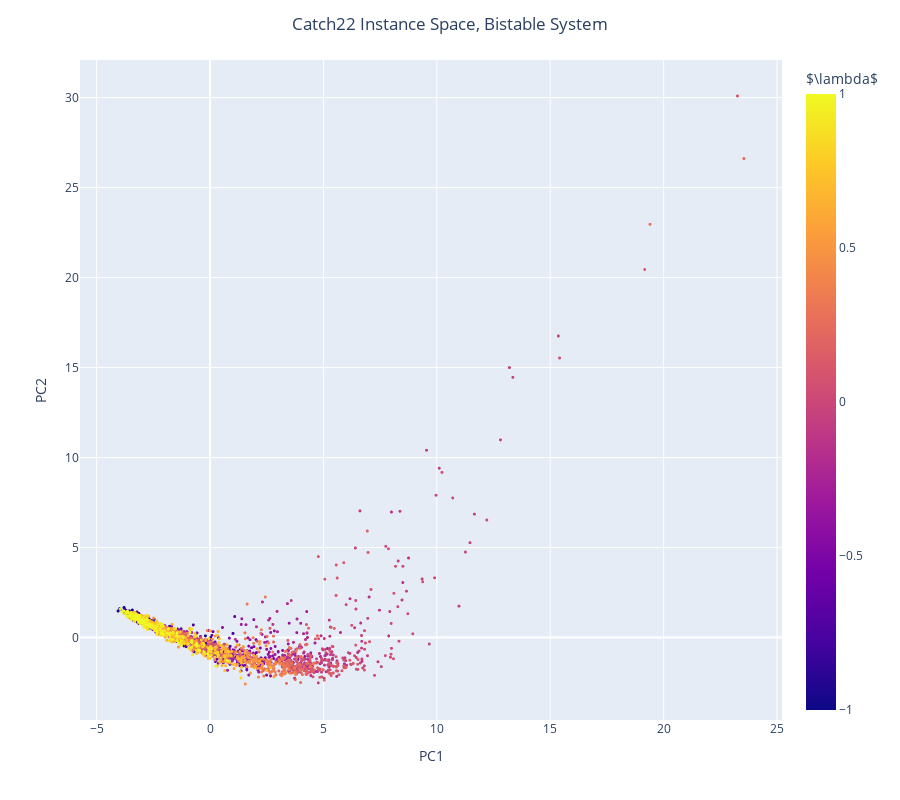

The cell this chart's notebook holds for it:
### Code cell
fig = px.scatter(df, x=0, y=1, color=lambdas_plot, 
    labels={'0': 'PC1', '1': 'PC2', 'color': r"$\lambda$"}, width=900, height=800, custom_data=['lam', 'eta', 'regime'])
fig.update_traces(
    hovertemplate="<br>".join([
        "Lambda: %{customdata[0]:.3f}",
        "Eta: %{customdata[1]:.3f}",
        "Regime: %{customdata[2]}"
    ])
)
fig.update_traces(marker=dict(size=3))
fig.update_layout(title_text='Catch22 Instance Space, Bistable System', title_x=0.5)
fig.show()

### Figure 1 — Plotly figure (JSON) as saved in the notebook; plotly's stock layout.template omitted (floating-point values rounded to 4 significant figures; data arrays with more than 128 entries replaced by an {"elided": "..."} marker saying what was removed)
{"data": [{"customdata": {"elided": "2500x3 mixed values"}, "hovertemplate": "Lambda: %{customdata[0]:.3f}<br>Eta: %{customdata[1]:.3f}<br>Regime: %{customdata[2]}", "legendgroup": "", "marker": {"color": {"elided": "2500 float values"}, "coloraxis": "coloraxis", "size": 3, "symbol": "circle"}, "mode": "markers", "name": "", "showlegend": false, "type": "scattergl", "x": {"elided": "2500 float values"}, "xaxis": "x", "y": {"elided": "2500 float values"}, "yaxis": "y"}], "layout": {"coloraxis": {"colorbar": {"title": {"text": "$\\lambda$"}}, "colorscale": [[0, "#0d0887"], [0.1111, "#46039f"], [0.2222, "#7201a8"], [0.3333, "#9c179e"], [0.4444, "#bd3786"], [0.5556, "#d8576b"], [0.6667, "#ed7953"], [0.7778, "#fb9f3a"], [0.8889, "#fdca26"], [1, "#f0f921"]]}, "height": 800, "legend": {"tracegroupgap": 0}, "margin": {"t": 60}, "title": {"text": "Catch22 Instance Space, Bistable System", "x": 0.5}, "width": 900, "xaxis": {"anchor": "y", "domain": [0, 1], "title": {"text": "PC1"}}, "yaxis": {"anchor": "x", "domain": [0, 1], "title": {"text": "PC2"}}}}
